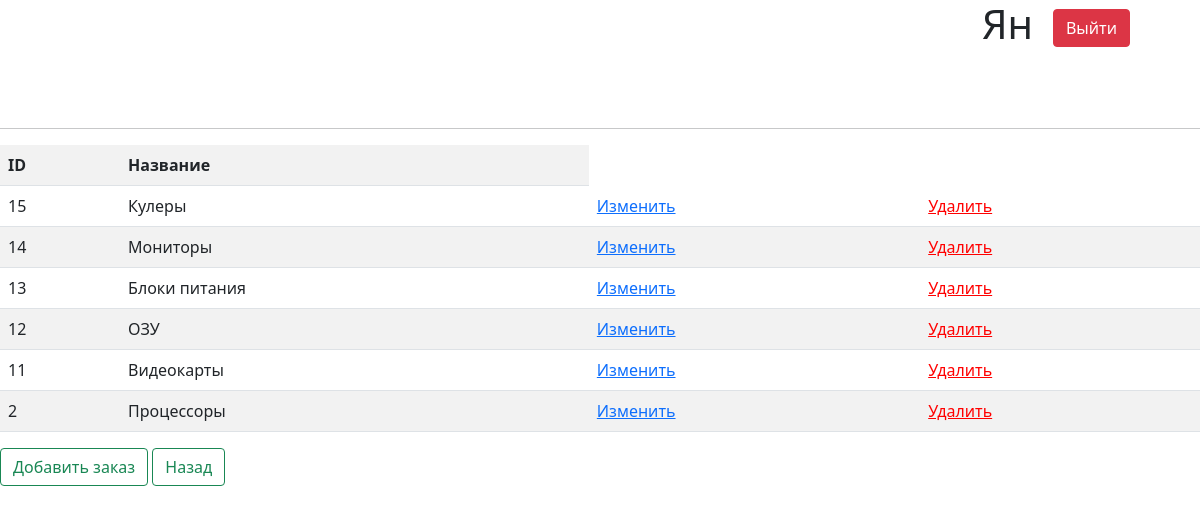
Page /groups.php (signed in) on the committed database.
### tables this page shows
CREATE TABLE `products_groups` (
  `id` int(11) NOT NULL,
  `name` varchar(255) DEFAULT NULL
);

### groups.php (the view, shortened to what this page needs)
<?php
require_once 'config/connect.php';
?>
<!doctype html>
<html lang="en">
<head>
    <link rel="stylesheet" href="style.css">
    <link rel="stylesheet" type="text/css" href="https://cdn.jsdelivr.net/npm/bootstrap@5.1.3/dist/css/bootstrap.min.css">
</head>
<div class="h1" align="right" style="margin-right: 70px;">
<a href="index.php"><button  style="margin-left: 20px;"class="btn btn-danger" type="btn">Выйти</button></a>
</div>
<body>
  <hr style="margin-top: 80px;">
    <div style="flex-direction: column;" class='wrap'>
        <div>
            <table class='table table-striped'>
                <tr>
                    <th>ID</th>
                    <th>Название</th>
                </tr>
                <?php
                    $products_groups = mysqli_query($connect, "SELECT * FROM `products_groups` order by products_groups.id desc limit 20;");
                    $products_groups = mysqli_fetch_all($products_groups);
                    foreach ($products_groups as $group) {
                        ?>
                            <tr>
                                <td><?= $group[0] ?></td>
                                <td><?= $group[1] ?></td>
                                <td><a href="update_groups.php?id=<?= $group[0] ?>">Изменить</a></td>
                                <td><a style="color: red;" href="vendor/delete_groups.php?id=<?= $group[0] ?>">Удалить</a></td>
                            </tr>
                        <?php
                    }
                ?>
            </table>
        </div>
        <div>
    <a href="newgroups.php"><button  class="btn btn-outline-success" type="btn">Добавить заказ</button></a>
    <a href="index1.php"><button  class="btn btn-outline-success" type="btn">Назад</button></a>
    </div>
</body>
</html>

### style.css (style rules this page uses)
.wrap { display: flex; flex-direction: row; justify-content: center; }

### groups.php (style rules this page uses)
th, td { padding: 10px; }
th { background: #606060; color: #fff; }
td { background: #b5b5b5; }
.wrap { display: flex; flex-direction: row; justify-content: center; }

### rows in the picture
products_groups: id "15", name "Кулеры"
products_groups: id "14", name "Мониторы"
products_groups: id "13", name "Блоки питания"
products_groups: id "12", name "ОЗУ"
products_groups: id "11", name "Видеокарты"
products_groups: id "2", name "Процессоры"
